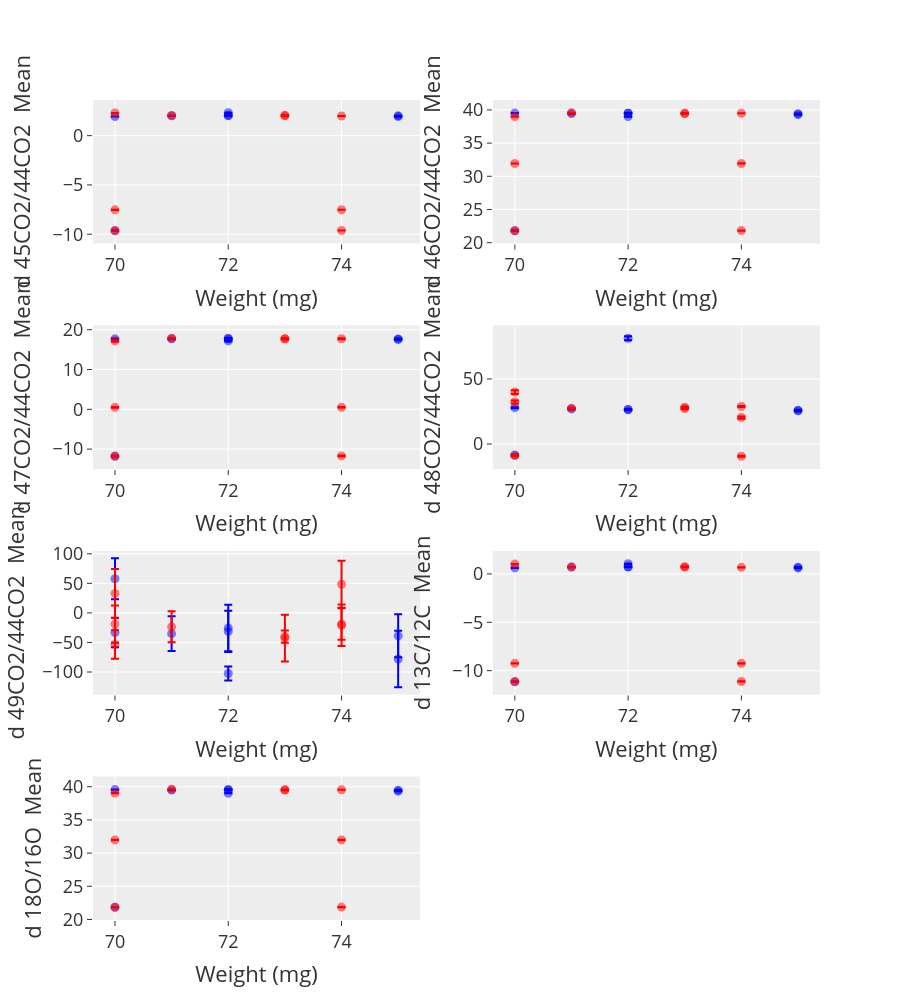

Here is the notebook cell this chart was saved with:
### Markdown cell above
### Delta Values Scatter Plots with Error Bars
The code generates multiple scatter plots with error bars to visualize the relationship between weight (mg) and various numeric columns, categorized by line type. It also displays the mean and standard deviation for each numeric column.

**Identify Error and Mean Columns** Identify the columns containing standard deviation values (error_columns) and mean values (mean_columns).

**Create Error Column Dictionary** Create a dictionary (error_dict) that maps each mean column to its corresponding error column.

**Define Subplot Height** Set the height of each subplot using the subplot_height variable.

**Calculate Subplot Layout** Determine the number of rows and columns needed for subplots based on the length of mean_columns.

**Create Subplot Grid** Generate a subplot grid using make_subplots() with the calculated rows, columns, vertical spacing, and horizontal spacing.

**Adjust Figure Height** Set the overall figure height using update_layout() to accommodate all subplots.

**Identify Kiel Acid Line Types** Determine the unique values in the "Line" column

### Code cell
# Get the list of columns that contain the standard deviation and mean values
error_columns = [column for column in df_std_cp.columns if 'Std Dev' in column]
mean_columns = [column for column in df_std_cp.columns if 'Mean' in column]

# Create a dictionary of error columns, keyed by the mean column name
error_dict = {}
for mean_column, error_column in zip(mean_columns, error_columns):
    error_dict[mean_column] = error_column

# Define the height of each subplot (in pixels)
subplot_height = 250
length = len(mean_columns)

# Create a subplot for each column in the DataFrame
fig2 = make_subplots(rows=length // 2 + length % 2, cols=2, vertical_spacing=0.1, horizontal_spacing=0.1)

# Set the height of the figure
fig2.update_layout(height=(length // 2 + length % 2) * subplot_height, showlegend=False)

# Get unique values in the "Line" column
lines = df_std_cp["Line"].unique()

# Define colors for each line
colors = ['blue', 'red']  # Add more colors if there are more than two lines

# Set opacity for mean points
mean_opacity = 0.5  # Adjust as needed

# Iterate through each mean column and create a scatter plot
for i, mean_column in enumerate(mean_columns):
    error_column = error_dict[mean_column]
    for j, line in enumerate(lines):
        data = df_std_cp[df_std_cp["Line"] == line]
        mean = data[mean_column]
        error = data[error_column]
        hovertext = [
            f"<b>{mean_column}</b>: {m:.1f} ± {e:.5f}<br>" +
            "<b>Weight (mg)</b>: {:.1f}<br>".format(w) +
            "<b>Line</b>: " + str(line) + "<br>"
            for m, e, w in zip(mean, error, data["Weight"])
        ]

        fig2.add_trace(
            go.Scatter(
                x=data["Weight"],
                y=mean,
                mode='markers',
                name=f"Line {line}",
                marker=dict(color=colors[j % len(colors)], opacity=mean_opacity),
                hoverinfo="text",  # Use custom hover text
                text=hovertext,
                error_y=dict(
                    type='data',
                    array=error,
                    visible=True
                )
            ),
            row=i // 2 + 1,
            col=i % 2 + 1
        )

    # Set the title of the y-axis for each subplot
    fig2.update_yaxes(title_text=mean_column, row=i // 2 + 1, col=i % 2 + 1)
    fig2.update_xaxes(title_text="Weight (mg)", row=i // 2 + 1, col=i % 2 + 1)

# Show the figure
fig2.show()

### Figure 1 — Plotly figure (JSON) as saved in the notebook; plotly's stock layout.template omitted (floating-point values rounded to 4 significant figures)
{"data": [{"error_y": {"array": [0.011, 0.007, 0.007, 0.01, 0.006, 0.013, 0.011, 0.006], "type": "data", "visible": true}, "hoverinfo": "text", "marker": {"color": "blue", "opacity": 0.5}, "mode": "markers", "name": "Line 1", "text": ["<b>d 45CO2/44CO2  Mean</b>: 1.9 ± 0.01100<br><b>Weight (mg)</b>: 75.0<br><b>Line</b>: 1<br>", "<b>d 45CO2/44CO2  Mean</b>: 2.0 ± 0.00700<br><b>Weight (mg)</b>: 72.0<br><b>Line</b>: 1<br>", "<b>d 45CO2/44CO2  Mean</b>: 2.0 ± 0.00700<br><b>Weight (mg)</b>: 71.0<br><b>Line</b>: 1<br>", "<b>d 45CO2/44CO2  Mean</b>: 2.0 ± 0.01000<br><b>Weight (mg)</b>: 75.0<br><b>Line</b>: 1<br>", "<b>d 45CO2/44CO2  Mean</b>: 2.0 ± 0.00600<br><b>Weight (mg)</b>: 72.0<br><b>Line</b>: 1<br>", "<b>d 45CO2/44CO2  Mean</b>: 2.3 ± 0.01300<br><b>Weight (mg)</b>: 72.0<br><b>Line</b>: 1<br>", "<b>d 45CO2/44CO2  Mean</b>: -9.6 ± 0.01100<br><b>Weight (mg)</b>: 70.0<br><b>Line</b>: 1<br>", "<b>d 45CO2/44CO2  Mean</b>: 1.9 ± 0.00600<br><b>Weight (mg)</b>: 70.0<br><b>Line</b>: 1<br>"], "type": "scatter", "x": [75, 72, 71, 75, 72, 72, 70, 70], "xaxis": "x", "y": [1.931, 2.041, 2.019, 2.009, 2.031, 2.319, -9.641, 1.948], "yaxis": "y"}, {"error_y": {"array": [0.009, 0.008, 0.007, 0.008, 0.008, 0.011, 0.01, 0.008, 0.007], "type": "data", "visible": true}, "hoverinfo": "text", "marker": {"color": "red", "opacity": 0.5}, "mode": "markers", "name": "Line 2", "text": ["<b>d 45CO2/44CO2  Mean</b>: -9.6 ± 0.00900<br><b>Weight (mg)</b>: 74.0<br><b>Line</b>: 2<br>", "<b>d 45CO2/44CO2  Mean</b>: 2.3 ± 0.00800<br><b>Weight (mg)</b>: 70.0<br><b>Line</b>: 2<br>", "<b>d 45CO2/44CO2  Mean</b>: -7.5 ± 0.00700<br><b>Weight (mg)</b>: 74.0<br><b>Line</b>: 2<br>", "<b>d 45CO2/44CO2  Mean</b>: 2.0 ± 0.00800<br><b>Weight (mg)</b>: 71.0<br><b>Line</b>: 2<br>", "<b>d 45CO2/44CO2  Mean</b>: -9.6 ± 0.00800<br><b>Weight (mg)</b>: 70.0<br><b>Line</b>: 2<br>", "<b>d 45CO2/44CO2  Mean</b>: 2.1 ± 0.01100<br><b>Weight (mg)</b>: 73.0<br><b>Line</b>: 2<br>", "<b>d 45CO2/44CO2  Mean</b>: 2.0 ± 0.01000<br><b>Weight (mg)</b>: 73.0<br><b>Line</b>: 2<br>", "<b>d 45CO2/44CO2  Mean</b>: -7.5 ± 0.00800<br><b>Weight (mg)</b>: 70.0<br><b>Line</b>: 2<br>", "<b>d 45CO2/44CO2  Mean</b>: 2.0 ± 0.00700<br><b>Weight (mg)</b>: 74.0<br><b>Line</b>: 2<br>"], "type": "scatter", "x": [74, 70, 74, 71, 70, 73, 73, 70, 74], "xaxis": "x", "y": [-9.618, 2.299, -7.52, 2.042, -9.629, 2.058, 2.01, -7.524, 1.993], "yaxis": "y"}, {"error_y": {"array": [0.02, 0.015, 0.016, 0.029, 0.018, 0.014, 0.013, 0.017], "type": "data", "visible": true}, "hoverinfo": "text", "marker": {"color": "blue", "opacity": 0.5}, "mode": "markers", "name": "Line 1", "text": ["<b>d 46CO2/44CO2  Mean</b>: 39.3 ± 0.02000<br><b>Weight (mg)</b>: 75.0<br><b>Line</b>: 1<br>", "<b>d 46CO2/44CO2  Mean</b>: 39.5 ± 0.01500<br><b>Weight (mg)</b>: 72.0<br><b>Line</b>: 1<br>", "<b>d 46CO2/44CO2  Mean</b>: 39.5 ± 0.01600<br><b>Weight (mg)</b>: 71.0<br><b>Line</b>: 1<br>", "<b>d 46CO2/44CO2  Mean</b>: 39.4 ± 0.02900<br><b>Weight (mg)</b>: 75.0<br><b>Line</b>: 1<br>", "<b>d 46CO2/44CO2  Mean</b>: 39.5 ± 0.01800<br><b>Weight (mg)</b>: 72.0<br><b>Line</b>: 1<br>", "<b>d 46CO2/44CO2  Mean</b>: 39.0 ± 0.01400<br><b>Weight (mg)</b>: 72.0<br><b>Line</b>: 1<br>", "<b>d 46CO2/44CO2  Mean</b>: 21.8 ± 0.01300<br><b>Weight (mg)</b>: 70.0<br><b>Line</b>: 1<br>", "<b>d 46CO2/44CO2  Mean</b>: 39.5 ± 0.01700<br><b>Weight (mg)</b>: 70.0<br><b>Line</b>: 1<br>"], "type": "scatter", "x": [75, 72, 71, 75, 72, 72, 70, 70], "xaxis": "x2", "y": [39.29, 39.51, 39.45, 39.44, 39.52, 38.98, 21.8, 39.53], "yaxis": "y2"}, {"error_y": {"array": [0.009, 0.015, 0.012, 0.022, 0.01, 0.013, 0.032, 0.013, 0.014], "type": "data", "visible": true}, "hoverinfo": "text", "marker": {"color": "red", "opacity": 0.5}, "mode": "markers", "name": "Line 2", "text": ["<b>d 46CO2/44CO2  Mean</b>: 21.8 ± 0.00900<br><b>Weight (mg)</b>: 74.0<br><b>Line</b>: 2<br>", "<b>d 46CO2/44CO2  Mean</b>: 39.0 ± 0.01500<br><b>Weight (mg)</b>: 70.0<br><b>Line</b>: 2<br>", "<b>d 46CO2/44CO2  Mean</b>: 31.9 ± 0.01200<br><b>Weight (mg)</b>: 74.0<br><b>Line</b>: 2<br>", "<b>d 46CO2/44CO2  Mean</b>: 39.6 ± 0.02200<br><b>Weight (mg)</b>: 71.0<br><b>Line</b>: 2<br>", "<b>d 46CO2/44CO2  Mean</b>: 21.8 ± 0.01000<br><b>Weight (mg)</b>: 70.0<br><b>Line</b>: 2<br>", "<b>d 46CO2/44CO2  Mean</b>: 39.5 ± 0.01300<br><b>Weight (mg)</b>: 73.0<br><b>Line</b>: 2<br>", "<b>d 46CO2/44CO2  Mean</b>: 39.5 ± 0.03200<br><b>Weight (mg)</b>: 73.0<br><b>Line</b>: 2<br>", "<b>d 46CO2/44CO2  Mean</b>: 31.9 ± 0.01300<br><b>Weight (mg)</b>: 70.0<br><b>Line</b>: 2<br>", "<b>d 46CO2/44CO2  Mean</b>: 39.5 ± 0.01400<br><b>Weight (mg)</b>: 74.0<br><b>Line</b>: 2<br>"], "type": "scatter", "x": [74, 70, 74, 71, 70, 73, 73, 70, 74], "xaxis": "x2", "y": [21.82, 39.0, 31.93, 39.57, 21.81, 39.5, 39.45, 31.93, 39.5], "yaxis": "y2"}, {"error_y": {"array": [0.11, 0.104, 0.094, 0.11, 0.088, 0.108, 0.089, 0.098], "type": "data", "visible": true}, "hoverinfo": "text", "marker": {"color": "blue", "opacity": 0.5}, "mode": "markers", "name": "Line 1", "text": ["<b>d 47CO2/44CO2  Mean</b>: 17.6 ± 0.11000<br><b>Weight (mg)</b>: 75.0<br><b>Line</b>: 1<br>", "<b>d 47CO2/44CO2  Mean</b>: 17.8 ± 0.10400<br><b>Weight (mg)</b>: 72.0<br><b>Line</b>: 1<br>", "<b>d 47CO2/44CO2  Mean</b>: 17.7 ± 0.09400<br><b>Weight (mg)</b>: 71.0<br><b>Line</b>: 1<br>", "<b>d 47CO2/44CO2  Mean</b>: 17.7 ± 0.11000<br><b>Weight (mg)</b>: 75.0<br><b>Line</b>: 1<br>", "<b>d 47CO2/44CO2  Mean</b>: 17.8 ± 0.08800<br><b>Weight (mg)</b>: 72.0<br><b>Line</b>: 1<br>", "<b>d 47CO2/44CO2  Mean</b>: 17.2 ± 0.10800<br><b>Weight (mg)</b>: 72.0<br><b>Line</b>: 1<br>", "<b>d 47CO2/44CO2  Mean</b>: -11.8 ± 0.08900<br><b>Weight (mg)</b>: 70.0<br><b>Line</b>: 1<br>", "<b>d 47CO2/44CO2  Mean</b>: 17.7 ± 0.09800<br><b>Weight (mg)</b>: 70.0<br><b>Line</b>: 1<br>"], "type": "scatter", "x": [75, 72, 71, 75, 72, 72, 70, 70], "xaxis": "x3", "y": [17.56, 17.79, 17.71, 17.67, 17.77, 17.19, -11.79, 17.7], "yaxis": "y3"}, {"error_y": {"array": [0.1, 0.126, 0.078, 0.094, 0.085, 0.076, 0.101, 0.097, 0.102], "type": "data", "visible": true}, "hoverinfo": "text", "marker": {"color": "red", "opacity": 0.5}, "mode": "markers", "name": "Line 2", "text": ["<b>d 47CO2/44CO2  Mean</b>: -11.7 ± 0.10000<br><b>Weight (mg)</b>: 74.0<br><b>Line</b>: 2<br>", "<b>d 47CO2/44CO2  Mean</b>: 17.2 ± 0.12600<br><b>Weight (mg)</b>: 70.0<br><b>Line</b>: 2<br>", "<b>d 47CO2/44CO2  Mean</b>: 0.5 ± 0.07800<br><b>Weight (mg)</b>: 74.0<br><b>Line</b>: 2<br>", "<b>d 47CO2/44CO2  Mean</b>: 17.8 ± 0.09400<br><b>Weight (mg)</b>: 71.0<br><b>Line</b>: 2<br>", "<b>d 47CO2/44CO2  Mean</b>: -11.8 ± 0.08500<br><b>Weight (mg)</b>: 70.0<br><b>Line</b>: 2<br>", "<b>d 47CO2/44CO2  Mean</b>: 17.8 ± 0.07600<br><b>Weight (mg)</b>: 73.0<br><b>Line</b>: 2<br>", "<b>d 47CO2/44CO2  Mean</b>: 17.7 ± 0.10100<br><b>Weight (mg)</b>: 73.0<br><b>Line</b>: 2<br>", "<b>d 47CO2/44CO2  Mean</b>: 0.5 ± 0.09700<br><b>Weight (mg)</b>: 70.0<br><b>Line</b>: 2<br>", "<b>d 47CO2/44CO2  Mean</b>: 17.7 ± 0.10200<br><b>Weight (mg)</b>: 74.0<br><b>Line</b>: 2<br>"], "type": "scatter", "x": [74, 70, 74, 71, 70, 73, 73, 70, 74], "xaxis": "x3", "y": [-11.71, 17.18, 0.502, 17.84, -11.75, 17.76, 17.66, 0.484, 17.72], "yaxis": "y3"}, {"error_y": {"array": [0.37, 0.404, 0.378, 0.314, 0.315, 1.594, 0.373, 0.381], "type": "data", "visible": true}, "hoverinfo": "text", "marker": {"color": "blue", "opacity": 0.5}, "mode": "markers", "name": "Line 1", "text": ["<b>d 48CO2/44CO2  Mean</b>: 25.5 ± 0.37000<br><b>Weight (mg)</b>: 75.0<br><b>Line</b>: 1<br>", "<b>d 48CO2/44CO2  Mean</b>: 26.3 ± 0.40400<br><b>Weight (mg)</b>: 72.0<br><b>Line</b>: 1<br>", "<b>d 48CO2/44CO2  Mean</b>: 27.0 ± 0.37800<br><b>Weight (mg)</b>: 71.0<br><b>Line</b>: 1<br>", "<b>d 48CO2/44CO2  Mean</b>: 26.0 ± 0.31400<br><b>Weight (mg)</b>: 75.0<br><b>Line</b>: 1<br>", "<b>d 48CO2/44CO2  Mean</b>: 26.6 ± 0.31500<br><b>Weight (mg)</b>: 72.0<br><b>Line</b>: 1<br>", "<b>d 48CO2/44CO2  Mean</b>: 81.3 ± 1.59400<br><b>Weight (mg)</b>: 72.0<br><b>Line</b>: 1<br>", "<b>d 48CO2/44CO2  Mean</b>: -8.5 ± 0.37300<br><b>Weight (mg)</b>: 70.0<br><b>Line</b>: 1<br>", "<b>d 48CO2/44CO2  Mean</b>: 27.9 ± 0.38100<br><b>Weight (mg)</b>: 70.0<br><b>Line</b>: 1<br>"], "type": "scatter", "x": [75, 72, 71, 75, 72, 72, 70, 70], "xaxis": "x4", "y": [25.46, 26.27, 26.97, 25.96, 26.57, 81.26, -8.497, 27.91], "yaxis": "y4"}, {"error_y": {"array": [0.347, 1.455, 0.866, 0.417, 0.435, 0.344, 0.404, 1.201, 0.422], "type": "data", "visible": true}, "hoverinfo": "text", "marker": {"color": "red", "opacity": 0.5}, "mode": "markers", "name": "Line 2", "text": ["<b>d 48CO2/44CO2  Mean</b>: -9.4 ± 0.34700<br><b>Weight (mg)</b>: 74.0<br><b>Line</b>: 2<br>", "<b>d 48CO2/44CO2  Mean</b>: 39.9 ± 1.45500<br><b>Weight (mg)</b>: 70.0<br><b>Line</b>: 2<br>", "<b>d 48CO2/44CO2  Mean</b>: 20.4 ± 0.86600<br><b>Weight (mg)</b>: 74.0<br><b>Line</b>: 2<br>", "<b>d 48CO2/44CO2  Mean</b>: 27.5 ± 0.41700<br><b>Weight (mg)</b>: 71.0<br><b>Line</b>: 2<br>", "<b>d 48CO2/44CO2  Mean</b>: -8.9 ± 0.43500<br><b>Weight (mg)</b>: 70.0<br><b>Line</b>: 2<br>", "<b>d 48CO2/44CO2  Mean</b>: 27.2 ± 0.34400<br><b>Weight (mg)</b>: 73.0<br><b>Line</b>: 2<br>", "<b>d 48CO2/44CO2  Mean</b>: 28.2 ± 0.40400<br><b>Weight (mg)</b>: 73.0<br><b>Line</b>: 2<br>", "<b>d 48CO2/44CO2  Mean</b>: 32.3 ± 1.20100<br><b>Weight (mg)</b>: 70.0<br><b>Line</b>: 2<br>", "<b>d 48CO2/44CO2  Mean</b>: 28.8 ± 0.42200<br><b>Weight (mg)</b>: 74.0<br><b>Line</b>: 2<br>"], "type": "scatter", "x": [74, 70, 74, 71, 70, 73, 73, 70, 74], "xaxis": "x4", "y": [-9.395, 39.91, 20.36, 27.5, -8.936, 27.19, 28.21, 32.33, 28.83], "yaxis": "y4"}, {"error_y": {"array": [47.86, 39.39, 29.46, 36.38, 35.0, 12.02, 34.82, 24.88], "type": "data", "visible": true}, "hoverinfo": "text", "marker": {"color": "blue", "opacity": 0.5}, "mode": "markers", "name": "Line 1", "text": ["<b>d 49CO2/44CO2  Mean</b>: -78.1 ± 47.85900<br><b>Weight (mg)</b>: 75.0<br><b>Line</b>: 1<br>", "<b>d 49CO2/44CO2  Mean</b>: -25.4 ± 39.39100<br><b>Weight (mg)</b>: 72.0<br><b>Line</b>: 1<br>", "<b>d 49CO2/44CO2  Mean</b>: -35.1 ± 29.46100<br><b>Weight (mg)</b>: 71.0<br><b>Line</b>: 1<br>", "<b>d 49CO2/44CO2  Mean</b>: -38.9 ± 36.38500<br><b>Weight (mg)</b>: 75.0<br><b>Line</b>: 1<br>", "<b>d 49CO2/44CO2  Mean</b>: -31.3 ± 34.99900<br><b>Weight (mg)</b>: 72.0<br><b>Line</b>: 1<br>", "<b>d 49CO2/44CO2  Mean</b>: -102.6 ± 12.01500<br><b>Weight (mg)</b>: 72.0<br><b>Line</b>: 1<br>", "<b>d 49CO2/44CO2  Mean</b>: 57.8 ± 34.82100<br><b>Weight (mg)</b>: 70.0<br><b>Line</b>: 1<br>", "<b>d 49CO2/44CO2  Mean</b>: -33.3 ± 24.88200<br><b>Weight (mg)</b>: 70.0<br><b>Line</b>: 1<br>"], "type": "scatter", "x": [75, 72, 71, 75, 72, 72, 70, 70], "xaxis": "x5", "y": [-78.1, -25.44, -35.13, -38.85, -31.34, -102.6, 57.79, -33.27], "yaxis": "y5"}, {"error_y": {"array": [39.66, 24.08, 26.76, 26.21, 41.34, 10.33, 39.4, 31.4, 35.05], "type": "data", "visible": true}, "hoverinfo": "text", "marker": {"color": "red", "opacity": 0.5}, "mode": "markers", "name": "Line 2", "text": ["<b>d 49CO2/44CO2  Mean</b>: 48.6 ± 39.66400<br><b>Weight (mg)</b>: 74.0<br><b>Line</b>: 2<br>", "<b>d 49CO2/44CO2  Mean</b>: -53.4 ± 24.07700<br><b>Weight (mg)</b>: 70.0<br><b>Line</b>: 2<br>", "<b>d 49CO2/44CO2  Mean</b>: -18.7 ± 26.76300<br><b>Weight (mg)</b>: 74.0<br><b>Line</b>: 2<br>", "<b>d 49CO2/44CO2  Mean</b>: -23.6 ± 26.20800<br><b>Weight (mg)</b>: 71.0<br><b>Line</b>: 2<br>", "<b>d 49CO2/44CO2  Mean</b>: 32.8 ± 41.34300<br><b>Weight (mg)</b>: 70.0<br><b>Line</b>: 2<br>", "<b>d 49CO2/44CO2  Mean</b>: -40.1 ± 10.33100<br><b>Weight (mg)</b>: 73.0<br><b>Line</b>: 2<br>", "<b>d 49CO2/44CO2  Mean</b>: -42.6 ± 39.40200<br><b>Weight (mg)</b>: 73.0<br><b>Line</b>: 2<br>", "<b>d 49CO2/44CO2  Mean</b>: -19.0 ± 31.39600<br><b>Weight (mg)</b>: 70.0<br><b>Line</b>: 2<br>", "<b>d 49CO2/44CO2  Mean</b>: -21.0 ± 35.04800<br><b>Weight (mg)</b>: 74.0<br><b>Line</b>: 2<br>"], "type": "scatter", "x": [74, 70, 74, 71, 70, 73, 73, 70, 74], "xaxis": "x5", "y": [48.57, -53.4, -18.71, -23.58, 32.81, -40.09, -42.65, -18.98, -21.01], "yaxis": "y5"}, {"error_y": {"array": [0.012, 0.008, 0.007, 0.01, 0.007, 0.014, 0.012, 0.007], "type": "data", "visible": true}, "hoverinfo": "text", "marker": {"color": "blue", "opacity": 0.5}, "mode": "markers", "name": "Line 1", "text": ["<b>d 13C/12C  Mean</b>: 0.6 ± 0.01200<br><b>Weight (mg)</b>: 75.0<br><b>Line</b>: 1<br>", "<b>d 13C/12C  Mean</b>: 0.7 ± 0.00800<br><b>Weight (mg)</b>: 72.0<br><b>Line</b>: 1<br>", "<b>d 13C/12C  Mean</b>: 0.7 ± 0.00700<br><b>Weight (mg)</b>: 71.0<br><b>Line</b>: 1<br>", "<b>d 13C/12C  Mean</b>: 0.7 ± 0.01000<br><b>Weight (mg)</b>: 75.0<br><b>Line</b>: 1<br>", "<b>d 13C/12C  Mean</b>: 0.7 ± 0.00700<br><b>Weight (mg)</b>: 72.0<br><b>Line</b>: 1<br>", "<b>d 13C/12C  Mean</b>: 1.1 ± 0.01400<br><b>Weight (mg)</b>: 72.0<br><b>Line</b>: 1<br>", "<b>d 13C/12C  Mean</b>: -11.1 ± 0.01200<br><b>Weight (mg)</b>: 70.0<br><b>Line</b>: 1<br>", "<b>d 13C/12C  Mean</b>: 0.6 ± 0.00700<br><b>Weight (mg)</b>: 70.0<br><b>Line</b>: 1<br>"], "type": "scatter", "x": [75, 72, 71, 75, 72, 72, 70, 70], "xaxis": "x6", "y": [0.623, 0.733, 0.711, 0.701, 0.722, 1.05, -11.14, 0.632], "yaxis": "y6"}, {"error_y": {"array": [0.01, 0.008, 0.008, 0.008, 0.009, 0.011, 0.01, 0.008, 0.008], "type": "data", "visible": true}, "hoverinfo": "text", "marker": {"color": "red", "opacity": 0.5}, "mode": "markers", "name": "Line 2", "text": ["<b>d 13C/12C  Mean</b>: -11.1 ± 0.01000<br><b>Weight (mg)</b>: 74.0<br><b>Line</b>: 2<br>", "<b>d 13C/12C  Mean</b>: 1.0 ± 0.00800<br><b>Weight (mg)</b>: 70.0<br><b>Line</b>: 2<br>", "<b>d 13C/12C  Mean</b>: -9.2 ± 0.00800<br><b>Weight (mg)</b>: 74.0<br><b>Line</b>: 2<br>", "<b>d 13C/12C  Mean</b>: 0.7 ± 0.00800<br><b>Weight (mg)</b>: 71.0<br><b>Line</b>: 2<br>", "<b>d 13C/12C  Mean</b>: -11.1 ± 0.00900<br><b>Weight (mg)</b>: 70.0<br><b>Line</b>: 2<br>", "<b>d 13C/12C  Mean</b>: 0.8 ± 0.01100<br><b>Weight (mg)</b>: 73.0<br><b>Line</b>: 2<br>", "<b>d 13C/12C  Mean</b>: 0.7 ± 0.01000<br><b>Weight (mg)</b>: 73.0<br><b>Line</b>: 2<br>", "<b>d 13C/12C  Mean</b>: -9.2 ± 0.00800<br><b>Weight (mg)</b>: 70.0<br><b>Line</b>: 2<br>", "<b>d 13C/12C  Mean</b>: 0.7 ± 0.00800<br><b>Weight (mg)</b>: 74.0<br><b>Line</b>: 2<br>"], "type": "scatter", "x": [74, 70, 74, 71, 70, 73, 73, 70, 74], "xaxis": "x6", "y": [-11.12, 1.028, -9.24, 0.731, -11.13, 0.751, 0.702, -9.245, 0.682], "yaxis": "y6"}, {"error_y": {"array": [0.02, 0.015, 0.016, 0.029, 0.018, 0.015, 0.013, 0.017], "type": "data", "visible": true}, "hoverinfo": "text", "marker": {"color": "blue", "opacity": 0.5}, "mode": "markers", "name": "Line 1", "text": ["<b>d 18O/16O  Mean</b>: 39.3 ± 0.02000<br><b>Weight (mg)</b>: 75.0<br><b>Line</b>: 1<br>", "<b>d 18O/16O  Mean</b>: 39.6 ± 0.01500<br><b>Weight (mg)</b>: 72.0<br><b>Line</b>: 1<br>", "<b>d 18O/16O  Mean</b>: 39.5 ± 0.01600<br><b>Weight (mg)</b>: 71.0<br><b>Line</b>: 1<br>", "<b>d 18O/16O  Mean</b>: 39.5 ± 0.02900<br><b>Weight (mg)</b>: 75.0<br><b>Line</b>: 1<br>", "<b>d 18O/16O  Mean</b>: 39.6 ± 0.01800<br><b>Weight (mg)</b>: 72.0<br><b>Line</b>: 1<br>", "<b>d 18O/16O  Mean</b>: 39.0 ± 0.01500<br><b>Weight (mg)</b>: 72.0<br><b>Line</b>: 1<br>", "<b>d 18O/16O  Mean</b>: 21.8 ± 0.01300<br><b>Weight (mg)</b>: 70.0<br><b>Line</b>: 1<br>", "<b>d 18O/16O  Mean</b>: 39.6 ± 0.01700<br><b>Weight (mg)</b>: 70.0<br><b>Line</b>: 1<br>"], "type": "scatter", "x": [75, 72, 71, 75, 72, 72, 70, 70], "xaxis": "x7", "y": [39.33, 39.55, 39.49, 39.48, 39.56, 39.02, 21.85, 39.57], "yaxis": "y7"}, {"error_y": {"array": [0.009, 0.015, 0.012, 0.022, 0.01, 0.013, 0.032, 0.013, 0.014], "type": "data", "visible": true}, "hoverinfo": "text", "marker": {"color": "red", "opacity": 0.5}, "mode": "markers", "name": "Line 2", "text": ["<b>d 18O/16O  Mean</b>: 21.9 ± 0.00900<br><b>Weight (mg)</b>: 74.0<br><b>Line</b>: 2<br>", "<b>d 18O/16O  Mean</b>: 39.0 ± 0.01500<br><b>Weight (mg)</b>: 70.0<br><b>Line</b>: 2<br>", "<b>d 18O/16O  Mean</b>: 32.0 ± 0.01200<br><b>Weight (mg)</b>: 74.0<br><b>Line</b>: 2<br>", "<b>d 18O/16O  Mean</b>: 39.6 ± 0.02200<br><b>Weight (mg)</b>: 71.0<br><b>Line</b>: 2<br>", "<b>d 18O/16O  Mean</b>: 21.9 ± 0.01000<br><b>Weight (mg)</b>: 70.0<br><b>Line</b>: 2<br>", "<b>d 18O/16O  Mean</b>: 39.5 ± 0.01300<br><b>Weight (mg)</b>: 73.0<br><b>Line</b>: 2<br>", "<b>d 18O/16O  Mean</b>: 39.5 ± 0.03200<br><b>Weight (mg)</b>: 73.0<br><b>Line</b>: 2<br>", "<b>d 18O/16O  Mean</b>: 32.0 ± 0.01300<br><b>Weight (mg)</b>: 70.0<br><b>Line</b>: 2<br>", "<b>d 18O/16O  Mean</b>: 39.5 ± 0.01400<br><b>Weight (mg)</b>: 74.0<br><b>Line</b>: 2<br>"], "type": "scatter", "x": [74, 70, 74, 71, 70, 73, 73, 70, 74], "xaxis": "x7", "y": [21.87, 39.04, 31.99, 39.61, 21.86, 39.55, 39.49, 31.99, 39.54], "yaxis": "y7"}], "layout": {"height": 1000, "showlegend": false, "xaxis": {"anchor": "y", "domain": [0, 0.45], "title": {"text": "Weight (mg)"}}, "xaxis2": {"anchor": "y2", "domain": [0.55, 1], "title": {"text": "Weight (mg)"}}, "xaxis3": {"anchor": "y3", "domain": [0, 0.45], "title": {"text": "Weight (mg)"}}, "xaxis4": {"anchor": "y4", "domain": [0.55, 1], "title": {"text": "Weight (mg)"}}, "xaxis5": {"anchor": "y5", "domain": [0, 0.45], "title": {"text": "Weight (mg)"}}, "xaxis6": {"anchor": "y6", "domain": [0.55, 1], "title": {"text": "Weight (mg)"}}, "xaxis7": {"anchor": "y7", "domain": [0, 0.45], "title": {"text": "Weight (mg)"}}, "xaxis8": {"anchor": "y8", "domain": [0.55, 1]}, "yaxis": {"anchor": "x", "domain": [0.825, 1], "title": {"text": "d 45CO2/44CO2  Mean"}}, "yaxis2": {"anchor": "x2", "domain": [0.825, 1], "title": {"text": "d 46CO2/44CO2  Mean"}}, "yaxis3": {"anchor": "x3", "domain": [0.55, 0.725], "title": {"text": "d 47CO2/44CO2  Mean"}}, "yaxis4": {"anchor": "x4", "domain": [0.55, 0.725], "title": {"text": "d 48CO2/44CO2  Mean"}}, "yaxis5": {"anchor": "x5", "domain": [0.275, 0.45], "title": {"text": "d 49CO2/44CO2  Mean"}}, "yaxis6": {"anchor": "x6", "domain": [0.275, 0.45], "title": {"text": "d 13C/12C  Mean"}}, "yaxis7": {"anchor": "x7", "domain": [0, 0.175], "title": {"text": "d 18O/16O  Mean"}}, "yaxis8": {"anchor": "x8", "domain": [0, 0.175]}}}
